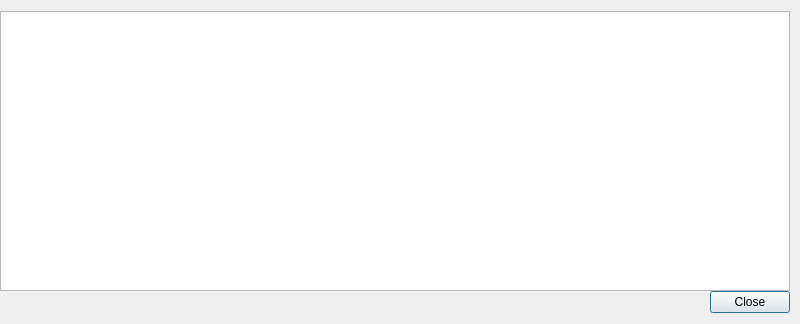
<?xml version="1.0" encoding="UTF-8"?>
<ui version="4.0">
 <class>TransactionDescDialog</class>
 <widget class="QDialog" name="TransactionDescDialog">
  <property name="geometry">
   <rect>
    <x>0</x>
    <y>0</y>
    <width>800</width>
    <height>324</height>
   </rect>
  </property>
  <property name="minimumSize">
   <size>
    <width>800</width>
    <height>0</height>
   </size>
  </property>
  <property name="windowTitle">
   <string>Transaction details</string>
  </property>
  <layout class="QVBoxLayout" name="verticalLayout">
   <property name="spacing">
    <number>0</number>
   </property>
   <property name="leftMargin">
    <number>0</number>
   </property>
   <property name="rightMargin">
    <number>10</number>
   </property>
   <item>
    <widget class="QTextEdit" name="detailText">
     <property name="toolTip">
      <string>This pane shows a detailed description of the transaction</string>
     </property>
     <property name="readOnly">
      <bool>true</bool>
     </property>
    </widget>
   </item>
   <item>
    <widget class="QDialogButtonBox" name="buttonBox">
     <property name="orientation">
      <enum>Qt::Horizontal</enum>
     </property>
     <property name="standardButtons">
      <set>QDialogButtonBox::Close</set>
     </property>
    </widget>
   </item>
  </layout>
 </widget>
 <resources/>
 <connections>
  <connection>
   <sender>buttonBox</sender>
   <signal>accepted()</signal>
   <receiver>TransactionDescDialog</receiver>
   <slot>accept()</slot>
   <hints>
    <hint type="sourcelabel">
     <x>20</x>
     <y>20</y>
    </hint>
    <hint type="destinationlabel">
     <x>20</x>
     <y>20</y>
    </hint>
   </hints>
  </connection>
  <connection>
   <sender>buttonBox</sender>
   <signal>rejected()</signal>
   <receiver>TransactionDescDialog</receiver>
   <slot>reject()</slot>
   <hints>
    <hint type="sourcelabel">
     <x>20</x>
     <y>20</y>
    </hint>
    <hint type="destinationlabel">
     <x>20</x>
     <y>20</y>
    </hint>
   </hints>
  </connection>
 </connections>
</ui>
